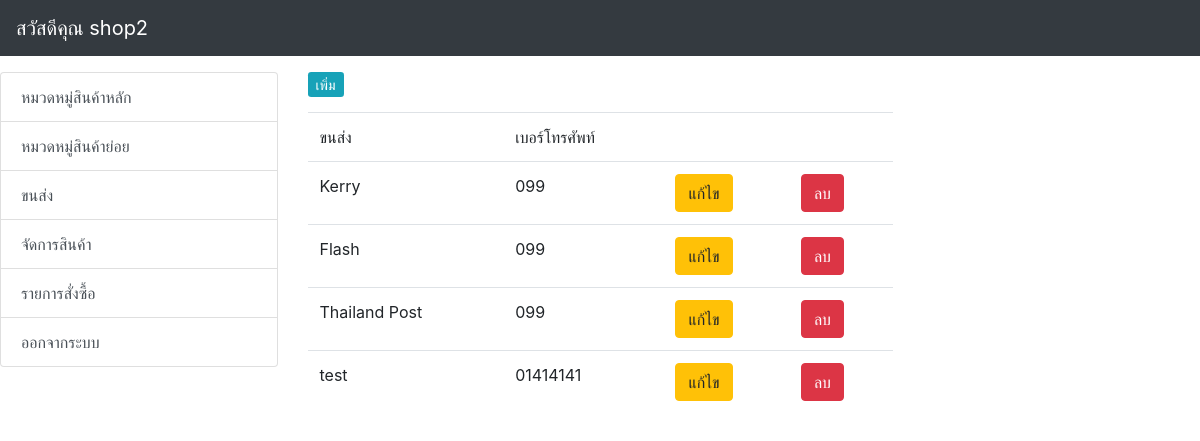
Screenshot of /backed/shipper.php (signed in) with the database file from the repository.
### tables this page shows
CREATE TABLE `shipper` (
  `ShipperID` int(15) NOT NULL,
  `ComName` varchar(50) NOT NULL,
  `Phone` varchar(15) NOT NULL
);

### backed/shipper_list.php (the view, shortened to what this page needs)
<?php
     include('h.php');
               include('condb.php');
               $query = "SELECT * FROM shipper" or die("Error:" . mysqli_error());
               $result = mysqli_query($con, $query);
               echo ' <table class="table table-hover">';
                   echo "
                     <tr>
                     <td>ขนส่ง</td>
                     <td>เบอร์โทรศัพท์</td>
                     <td> </td>
                     <td> </td>
                   </tr>";
                 while($row = mysqli_fetch_array($result)) {
                 echo "<tr>";
                   echo "<td>" .$row["ComName"] .  "</td> ";
                   echo "<td>" .$row["Phone"] .  "</td> ";
                   echo "<td><a href='shipper.php?act=edit&ID=$row[0]' class='btn btn-warning btn-xs'>แก้ไข</a></td> ";
                   echo "<td><a href='shipper_form_delete_db.php?ID=$row[0]' onclick=\"return confirm('Do you want to delete this record? !!!')\" class='btn btn-danger btn-xs'>ลบ</a></td> ";
                 echo "</tr>";
                 }
               echo "</table>";
               ?>

### rows the page displays
shipper: ComName "Kerry", Phone "099"
shipper: ComName "Flash", Phone "099"
shipper: ComName "Thailand Post", Phone "099"
shipper: ComName "test", Phone "01414141"

### other values shown
$_SESSION['OwName'] "shop2"
